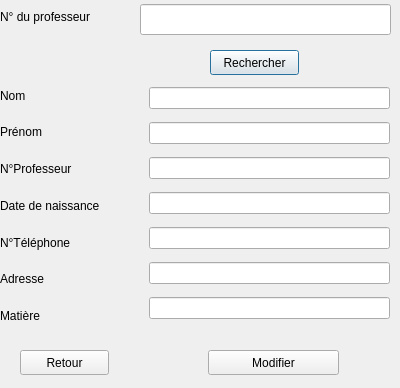
<?xml version="1.0" encoding="UTF-8"?>
<ui version="4.0">
 <class>ModifierProfesseur</class>
 <widget class="QDialog" name="ModifierProfesseur">
  <property name="geometry">
   <rect>
    <x>0</x>
    <y>0</y>
    <width>400</width>
    <height>388</height>
   </rect>
  </property>
  <property name="windowTitle">
   <string>Dialog</string>
  </property>
  <widget class="QLabel" name="label">
   <property name="geometry">
    <rect>
     <x>0</x>
     <y>7</y>
     <width>121</width>
     <height>20</height>
    </rect>
   </property>
   <property name="text">
    <string>N° du professeur</string>
   </property>
  </widget>
  <widget class="QWidget" name="verticalLayoutWidget">
   <property name="geometry">
    <rect>
     <x>0</x>
     <y>80</y>
     <width>131</width>
     <height>251</height>
    </rect>
   </property>
   <layout class="QVBoxLayout" name="verticalLayout">
    <item>
     <widget class="QLabel" name="Nom">
      <property name="text">
       <string>Nom</string>
      </property>
     </widget>
    </item>
    <item>
     <widget class="QLabel" name="label_5">
      <property name="text">
       <string>Prénom</string>
      </property>
     </widget>
    </item>
    <item>
     <widget class="QLabel" name="label_6">
      <property name="text">
       <string>N°Professeur</string>
      </property>
     </widget>
    </item>
    <item>
     <widget class="QLabel" name="label_7">
      <property name="text">
       <string>Date de naissance</string>
      </property>
     </widget>
    </item>
    <item>
     <widget class="QLabel" name="label_8">
      <property name="text">
       <string>N°Téléphone</string>
      </property>
     </widget>
    </item>
    <item>
     <widget class="QLabel" name="label_9">
      <property name="text">
       <string>Adresse</string>
      </property>
     </widget>
    </item>
    <item>
     <widget class="QLabel" name="label_4">
      <property name="text">
       <string>Matière</string>
      </property>
     </widget>
    </item>
   </layout>
  </widget>
  <widget class="QWidget" name="verticalLayoutWidget_2">
   <property name="geometry">
    <rect>
     <x>149</x>
     <y>80</y>
     <width>241</width>
     <height>251</height>
    </rect>
   </property>
   <layout class="QVBoxLayout" name="verticalLayout_2">
    <item>
     <widget class="QLineEdit" name="inputnom"/>
    </item>
    <item>
     <widget class="QLineEdit" name="inputprenom"/>
    </item>
    <item>
     <widget class="QLineEdit" name="inputnumbprofesseur"/>
    </item>
    <item>
     <widget class="QLineEdit" name="inputdatedenaissance"/>
    </item>
    <item>
     <widget class="QLineEdit" name="inputnumbtelephone"/>
    </item>
    <item>
     <widget class="QLineEdit" name="inputadresse"/>
    </item>
    <item>
     <widget class="QLineEdit" name="inputmatiere"/>
    </item>
   </layout>
  </widget>
  <widget class="QPushButton" name="rechercher">
   <property name="geometry">
    <rect>
     <x>210</x>
     <y>50</y>
     <width>89</width>
     <height>25</height>
    </rect>
   </property>
   <property name="text">
    <string>Rechercher</string>
   </property>
  </widget>
  <widget class="QPushButton" name="retour">
   <property name="geometry">
    <rect>
     <x>20</x>
     <y>350</y>
     <width>89</width>
     <height>25</height>
    </rect>
   </property>
   <property name="text">
    <string>Retour</string>
   </property>
  </widget>
  <widget class="QLineEdit" name="inputprofesseur">
   <property name="geometry">
    <rect>
     <x>140</x>
     <y>4</y>
     <width>251</width>
     <height>31</height>
    </rect>
   </property>
  </widget>
  <widget class="QPushButton" name="pushButton">
   <property name="geometry">
    <rect>
     <x>208</x>
     <y>350</y>
     <width>131</width>
     <height>25</height>
    </rect>
   </property>
   <property name="text">
    <string>Modifier</string>
   </property>
  </widget>
 </widget>
 <resources/>
 <connections/>
</ui>
